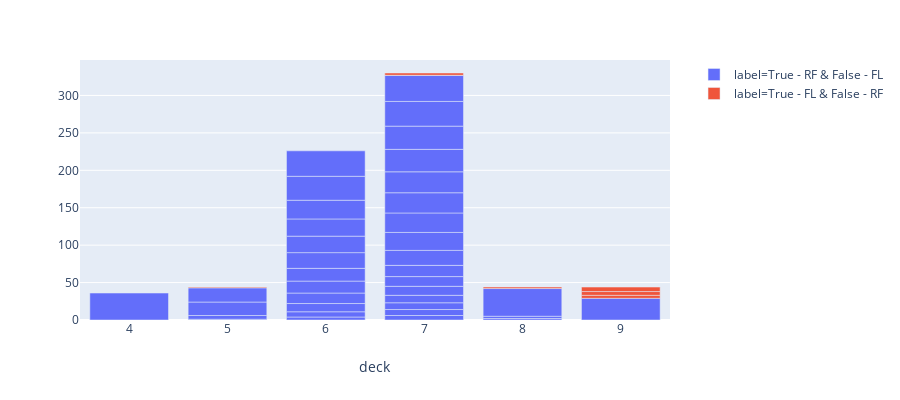

Notebook code cell kept with this figure:
### Code cell
fig = px.bar(df, x='deck', height=400, color='label')
fig.show()

### Figure 1 — Plotly figure (JSON) as saved in the notebook; plotly's stock layout.template omitted (floating-point values rounded to 4 significant figures)
{"data": [{"alignmentgroup": "True", "hoverlabel": {"namelength": 0}, "hovertemplate": "label=True - RF & False - FL<br>deck=%{x}", "legendgroup": "label=True - RF & False - FL", "marker": {"color": "#636efa"}, "name": "label=True - RF & False - FL", "offsetgroup": "label=True - RF & False - FL", "orientation": "v", "showlegend": true, "textposition": "auto", "type": "bar", "x": [8, 5, 8, 8, 6, 5, 7, 6, 7, 7, 7, 6, 7, 7, 6, 7, 6, 6, 5, 5, 7, 6, 6, 6, 7, 6, 7, 7, 7, 9, 7, 7, 6, 7, 6, 7, 4, 8], "xaxis": "x", "yaxis": "y"}, {"alignmentgroup": "True", "hoverlabel": {"namelength": 0}, "hovertemplate": "label=True - FL & False - RF<br>deck=%{x}", "legendgroup": "label=True - FL & False - RF", "marker": {"color": "#EF553B"}, "name": "label=True - FL & False - RF", "offsetgroup": "label=True - FL & False - RF", "orientation": "v", "showlegend": true, "textposition": "auto", "type": "bar", "x": [7, 5, 8, 7, 9, 9, 9], "xaxis": "x", "yaxis": "y"}], "layout": {"barmode": "relative", "height": 400, "legend": {"tracegroupgap": 0}, "margin": {"t": 60}, "xaxis": {"anchor": "y", "domain": [0, 0.98], "title": {"text": "deck"}}, "yaxis": {"anchor": "x", "domain": [0, 1]}}}
